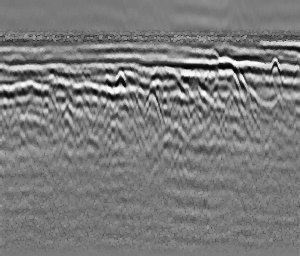
#> input picture Final_Pipeline/img/pipe_yz_MALA_000013.jpg, 300 x 256 px, found by its file name
$ jupyter execute --allow-errors raw_dataprocessing_v2.ipynb   (shell and % lines are left out)
#> lines starting #> are read from the running program, lines starting #| are printed output that depends on the picture
[cell 1]
from google.colab import drive
drive.mount('/content/drive')

[cell 2]
%cd /content/drive/MyDrive/TDA/Data_processing/GPR/train_data/raw_data

경로 탐색 코드

[cell 3]
import os

# 현재 디렉토리 경로를 가져옴
current_directory = os.getcwd()

# 현재 디렉토리에 있는 파일 목록을 가져옴
files_in_directory = os.listdir(current_directory)

# .jpg 확장자로 끝나는 파일만 필터링
jpg_files = [file for file in files_in_directory if file.lower().endswith('.jpg')]

print("현재 디렉토리 경로:", current_directory)
print("JPG 파일 목록:")
for file in jpg_files:
    my_image = Image.open(file)

# Json에서 이미지 읽기

[cell 4]
import json
import os
import cv2
import matplotlib.pyplot as plt

def draw_bbox_from_json(img_path, json_dir):
    # 1. 이미지 읽기
    img = cv2.imread(img_path)
#> img is the input picture: shape (256, 300, 3); min 0, max 255, mean 123.3
    filename = os.path.basename(img_path)
    json_path = os.path.join(json_dir, filename.replace('.jpg', '.json'))

    print(json_path)
    print(os.path.exists(json_path))
    if not os.path.exists(json_path):
        print("JSON 파일을 찾을 수 없습니다.")
        return img

    # 2. JSON 데이터 로드
    with open(json_path, 'r', encoding='utf-8') as f:
        data = json.load(f)

    # 3. Bbox 정보 추출
    anno = data['annotation']
    x = int(anno['bbox_x'])
    y = int(anno['bbox_y'])
    w = int(anno['bbox_w'])
    h = int(anno['bbox_h'])
    print(img.shape)
    # 원본 이미지 크기 (JSON 기준) 대비 현재 이미지 비율 계산 (크기 무시 방지)
    orig_w = int(anno['bbox_xM'])
    orig_h = int(anno['bbox_yM'])
    curr_h, curr_w = img.shape[:2]

    # 크기가 다르다면 좌표 스케일링
    scale_x = curr_w / orig_w
    scale_y = curr_h / orig_h

    nx, ny = int(x * scale_x), int(y * scale_y)
    nw, nh = int(w * scale_x), int(h * scale_y)
    print(nx, ny, nw, nh)
    # 4. 이미지에 그리기 (초록색 상자)
    cv2.rectangle(img, (nx, ny), (nx + nw, ny + nh), (0, 255, 0), 2)
    cv2.putText(img, data['targetType'], (nx, ny - 10),
                cv2.FONT_HERSHEY_SIMPLEX, 0.5, (0, 255, 0), 2)

    return img

# 사용 예시
processed_img_with_box = draw_bbox_from_json('/content/drive/MyDrive/TDA/dataset/images/train/pipe_yz_MALA_000013.jpg', '/content/drive/MyDrive/TDA/dataset/labels/train_json')
plt.imshow(cv2.cvtColor(processed_img_with_box, cv2.COLOR_BGR2RGB))

# 신호 감쇠처리

1. 시간 이득 보정

이미지의 아래쪽으로 갈수록(Y값이 커질수록) 픽셀 값에 가중치를 곱해 어두워진 부분을 강제로 밝게 만듭니다.

2. 열 단위(Trace-by-trace) FFT 및 보정

- 이미지의 각 열을 하나의 신호로 취급하여 주파수 영역으로 보냅니다.
- 이때 논문의 핵심 원칙인 "위상은 유지하고 진폭만 수정한다"는 점

3. 스펙트럼 균형 (Spectral Balancing)

감쇠로 인해 뭉툭해진 신호의 주파수 대역을 다시 넓혀주어(Whitening), 이미지의 해상도를 높입니다.

[cell 5]
import cv2
import numpy as np
from google.colab.patches import cv2_imshow # Import cv2_imshow for Colab

def process_gpr_image(image_path, beta=0.005, boost_factor=2.0):
    # 1. 이미지 로드 (흑백 모드)
    img = cv2.imread(image_path, cv2.IMREAD_GRAYSCALE).astype(np.float32)
    rows, cols = img.shape

    # 결과 저장용 빈 행렬
    enhanced_img = np.zeros_like(img)

    # 2. 열 단위로 처리 (Trace-by-trace)
    for c in range(cols):
        trace = img[:, c]

        # --- (A) SEC Gain 적용 ---
        t = np.arange(rows)
        gain = (t + 1) * np.exp(beta * t)
        trace_gained = trace * gain

        # --- (B) FFT 및 Spectral Balancing ---
        # 1D FFT 수행
        fft_val = np.fft.fft(trace_gained)
        amplitude = np.abs(fft_val)
        phase = np.angle(fft_val) # 위상 보존 [cite: 524]

        # 진폭 보정: 고주파 성분(중간 주파수 대역)을 강화
        # 여기서는 단순화를 위해 전체 진폭을 일정 비율로 조정
        # 실제로는 논문의 Spectral Balancing 알고리즘 적용 가능
        avg_amp = np.mean(amplitude)
        amplitude[amplitude < avg_amp] *= boost_factor

        # --- (C) 역 FFT로 복원 ---
        new_fft = amplitude * np.exp(1j * phase)
        restored_trace = np.real(np.fft.ifft(new_fft))

        enhanced_img[:, c] = restored_trace

    # 3. 결과 정규화 (0~255 범위로 재조정)
    enhanced_img = cv2.normalize(enhanced_img, None, 0, 255, cv2.NORM_MINMAX).astype(np.uint8)
    return enhanced_img

# 실행 예시
image_path = './test_source_yz/pipe_yz_MALA_000049.jpg'
img = cv2.imread(image_path, cv2.IMREAD_GRAYSCALE).astype(np.float32)
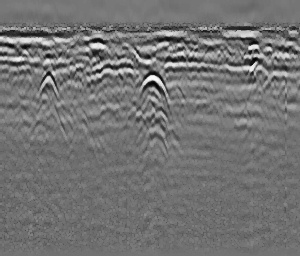
#> input picture Final_Pipeline/img/pipe_yz_MALA_000049.jpg, 300 x 256 px, found by its file name
#> img: shape (256, 300) float32
cv2_imshow(img)
result = process_gpr_image('./test_source_yz/pipe_yz_MALA_000049.jpg')
#> the loop in process_gpr_image, `for c in range(cols):` made 300 passes
#> avg_amp on passes 1 to 3: 227499, 228670.4, 222772.9
#> after the loop in process_gpr_image, `for c in range(cols):`:
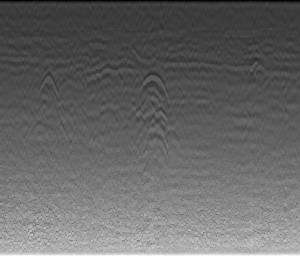
#> enhanced_img: shape (256, 300) float32; min -46351.8, max 157147.3, mean 35370.9; drawn with min black and max white
#> the loop in process_gpr_image (call 2), `for c in range(cols):` made 300 passes
cv2_imshow(result)

[cell 6]
import numpy as np
import cv2

def refined_gpr_process(image_path, beta=0.005, offset=10):
    # 1. 이미지 로드 및 크기 확인
#> called with image_path = './test_source_yz/pipe_yz_MALA_000049.jpg', beta = 0.005, offset = 10
    img = cv2.imread(image_path, cv2.IMREAD_GRAYSCALE).astype(np.float32)
    rows, cols = img.shape

    processed_img = np.zeros_like(img)

    # 2. 열 단위(Trace) 처리
    for c in range(cols):
        trace = img[:, c]

        # --- (A) SEC Gain 수정: 상단부 어두워짐 방지 ---
        t = np.arange(rows)
        # t 대신 (t + offset)을 사용하여 맨 윗부분이 0이 되지 않게 함
        gain = (t + offset) * np.exp(beta * t)
        trace_gained = trace * gain

        # --- (B) rfft 사용: 데칼코마니 현상 방지 ---
        # 실수 전용 FFT로 변환 (반사 방지의 핵심)
        f_coeff = np.fft.rfft(trace_gained)
        amplitude = np.abs(f_coeff)
        phase = np.angle(f_coeff) # 위상은 변하지 않아야 함 [cite: 19, 525]

        # --- (C) Spectral Balancing (단순화된 버전) ---
        # 주파수별로 선택적 이득 적용 [cite: 514]
        mean_amp = np.mean(amplitude)
        amplitude[amplitude < mean_amp] *= 1.5

        # --- (D) irfft로 복원 ---
        new_f_coeff = amplitude * np.exp(1j * phase)
        # irfft는 원본 행수(rows)를 명시해주는 것이 안전함
        restored_trace = np.fft.irfft(new_f_coeff, n=rows)

        processed_img[:, c] = restored_trace
#> this loop made 300 passes
#> mean_amp on passes 1 to 3: 269761.9, 271105.7, 264856.9

    # 3. 결과 정규화 및 출력
    final_img = cv2.normalize(processed_img, None, 0, 255, cv2.NORM_MINMAX).astype(np.uint8)
    return final_img

image_path = './test_source_yz/pipe_yz_MALA_000049.jpg'
img = cv2.imread(image_path, cv2.IMREAD_GRAYSCALE).astype(np.float32)
cv2_imshow(img)
result = process_gpr_image('./test_source_yz/pipe_yz_MALA_000049.jpg')
cv2_imshow(result)
result = refined_gpr_process('./test_source_yz/pipe_yz_MALA_000049.jpg')
cv2_imshow(result)

[cell 7]
import numpy as np
import cv2

def final_gpr_restoration(image_path, beta=0.003, offset=15):
#> called with beta = 0.003, offset = 15
    img = cv2.imread(image_path, cv2.IMREAD_GRAYSCALE).astype(np.float32)
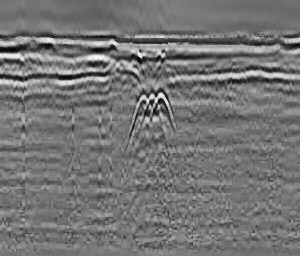
#> input picture Final_Pipeline/img/pipe_yz_MALA_000038.jpg, 300 x 256 px, found by its file name
    rows, cols = img.shape
    processed_img = np.zeros_like(img)

    for c in range(cols):
        trace = img[:, c]

        # 1. DEWOW: 신호의 중심을 0으로 맞춤
        trace = trace - np.mean(trace)

        # 2. SEC Gain 적용 [cite: 324]
        t = np.arange(rows)
        gain = (t + offset) * np.exp(beta * t)
        trace_gained = trace * gain

        # 3. Tapering: 하단 끝부분을 부드럽게 (잔상 방지 핵심)
        taper_len = int(rows * 0.1)
        taper = np.ones(rows)
        taper[-taper_len:] = np.cos(np.linspace(0, np.pi/2, taper_len))
        trace_gained *= taper

        # 4. Zero-Padding 후 rfft (해상도 및 안정성 향상)
        n_fft = rows * 2
        f_coeff = np.fft.rfft(trace_gained, n=n_fft)
        amplitude = np.abs(f_coeff)
        phase = np.angle(f_coeff)

        # 5. Spectral Balancing: 특정 대역 선택적 강화 [cite: 514]
        # 저주파 노이즈는 억제하고 고주파(신호)는 유지
        freqs = np.fft.rfftfreq(n_fft)
        balancing_filter = np.where(freqs > 0.05, 1.2, 0.5)
        amplitude *= balancing_filter

        # 6. 복원 및 자르기
        restored = np.fft.irfft(amplitude * np.exp(1j * phase), n=n_fft)
        processed_img[:, c] = restored[:rows] # 원래 크기로 복구
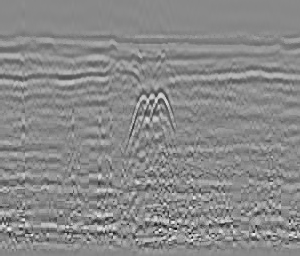
#> processed_img: shape (256, 300) float32; min -38262.3, max 32582.6, mean 7.8; drawn with min black and max white
    return cv2.normalize(processed_img, None, 0, 255, cv2.NORM_MINMAX).astype(np.uint8)

result = final_gpr_restoration('/content/drive/MyDrive/TDA/dataset/images/train_signal/pipe_yz_MALA_000038.jpg')
cv2_imshow(result)
result = final_gpr_restoration('/content/drive/MyDrive/TDA/dataset/images/train_signal/pipe_yz_MALA_000049.jpg')
#> call 2 of final_gpr_restoration, with beta = 0.003, offset = 15
#> after the loop in final_gpr_restoration (call 2), `for c in range(cols):`:
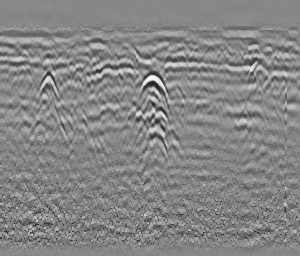
#> processed_img: shape (256, 300) float32; min -22216.1, max 19616.9, mean -223.1; drawn with min black and max white
cv2_imshow(result)
result = final_gpr_restoration('/content/drive/MyDrive/TDA/dataset/images/train/pipe_yz_MALA_000038.jpg')
cv2_imshow(result)
result = final_gpr_restoration('/content/drive/MyDrive/TDA/dataset/images/train/pipe_yz_MALA_000049.jpg')
cv2_imshow(result)

# overlay gpr image with bbox

[cell 8]
import numpy as np
import cv2
import json
import os

def process_gpr_with_bbox(img_path, json_path, beta=0.003, offset=15):
    # 1. 이미지 로드 및 기초 처리
#> called with beta = 0.003, offset = 15
    img = cv2.imread(img_path, cv2.IMREAD_GRAYSCALE).astype(np.float32)
    rows, cols = img.shape
    processed_data = np.zeros_like(img)

    # 2. 열 단위(Trace) 감쇠 복원 수행
    for c in range(cols):
        trace = img[:, c]
        trace = trace - np.mean(trace) # DEWOW

        # SEC Gain [cite: 324]
        t = np.arange(rows)
        gain = (t + offset) * np.exp(beta * t)
        trace_gained = trace * gain

        # Tapering (잔상 방지)
        taper_len = int(rows * 0.1)
        taper = np.ones(rows)
        taper[-taper_len:] = np.cos(np.linspace(0, np.pi/2, taper_len))
        trace_gained *= taper

        # rfft & Spectral Balancing [cite: 325]
        n_fft = rows * 2 # Zero-padding
        f_coeff = np.fft.rfft(trace_gained, n=n_fft)
        amplitude = np.abs(f_coeff)
        phase = np.angle(f_coeff) # 위상 보존 [cite: 195]

        # 고주파 강화 필터
        freqs = np.fft.rfftfreq(n_fft)
        amplitude *= np.where(freqs > 0.05, 1.3, 0.7)

        # 복원
        restored = np.fft.irfft(amplitude * np.exp(1j * phase), n=n_fft)
        processed_data[:, c] = restored[:rows]

    # 3. 밝기 범위 재조정 (0 ~ 255)
    final_img = cv2.normalize(processed_data, None, 0, 255, cv2.NORM_MINMAX).astype(np.uint8)

    # 시각화를 위해 컬러 이미지로 변환
    display_img = cv2.cvtColor(final_img, cv2.COLOR_GRAY2BGR)

    # 4. JSON에서 Bbox 정보 가져와서 그리기
    if os.path.exists(json_path):
        with open(json_path, 'r', encoding='utf-8') as f:
            label_data = json.load(f)

        anno = label_data['annotation']
        x, y = int(anno['bbox_x']), int(anno['bbox_y'])
        w, h = int(anno['bbox_w']), int(anno['bbox_h'])

        # Bbox 그리기 (초록색 상자)
        cv2.rectangle(display_img, (x, y), (x + w, y + h), (0, 255, 0), 2)
        cv2.putText(display_img, label_data['targetType'], (x, y - 10),
                    cv2.FONT_HERSHEY_SIMPLEX, 0.5, (0, 255, 0), 2)

    return display_img

# 사용 예시
result = process_gpr_with_bbox('/content/drive/MyDrive/TDA/dataset/images/train/pipe_yz_MALA_000049.jpg', '/content/drive/MyDrive/TDA/dataset/labels/train_json/pipe_yz_MALA_000049.json')
cv2_imshow(result)

[cell 9]
import json
import os
import matplotlib.pyplot as plt
import numpy as np

def plot_json_bbox_distribution_relative(json_dir):
    widths_ratio = []
    heights_ratio = []
    areas_ratio = []
    gradients = [] # 기울기(h/w)는 비율로 계산해도 동일함

    max_area_ratio = 0
    min_area_ratio = 1.0
    min_file = ""
    max_file = ""

    file_list = [f for f in os.listdir(json_dir) if f.endswith('.json')]

    if not file_list:
        print("JSON 파일을 찾을 수 없습니다.")
        return

    for filename in file_list:
        json_path = os.path.join(json_dir, filename)

        try:
            with open(json_path, 'r', encoding='utf-8') as f:
                label_data = json.load(f)

            anno = label_data['annotation']
            # 원본 이미지 크기 추출
            orig_W = int(anno['bbox_xM'])
            orig_H = int(anno['bbox_yM'])

            # 현재 Bbox 크기
            w = int(anno['bbox_w'])
            h = int(anno['bbox_h'])

            # [핵심] 이미지 크기 대비 비율 계산 (0.0 ~ 1.0)
            w_ratio = w / orig_W
            h_ratio = h / orig_H
            area_ratio = w_ratio * h_ratio

            widths_ratio.append(w_ratio)
            heights_ratio.append(h_ratio)
            areas_ratio.append(area_ratio)
            gradients.append(h / w) # 종횡비는 절대값/비율값 결과가 같음

            # 통계 업데이트
            if max_area_ratio < area_ratio:
                max_area_ratio = area_ratio
                max_file = filename
            if min_area_ratio > area_ratio:
                min_area_ratio = area_ratio
                min_file = filename

        except Exception as e:
            print(f"파일 읽기 오류 ({filename}): {e}")

    # 시각화
    plt.figure(figsize=(12, 5))

    # 왼쪽: 종횡비 분포
    plt.subplot(1, 2, 1)
    plt.hist(gradients, bins=30, color='skyblue', edgecolor='black', alpha=0.7)
    plt.title('BBox Aspect Ratio (h/w)')

    # 오른쪽: 너비 비율 vs 높이 비율 산점도
    plt.subplot(1, 2, 2)
    plt.scatter(widths_ratio, heights_ratio, alpha=0.5, c='coral', s=10)
    plt.title('Relative Width vs Height (Ratio)')
    plt.xlabel('Width Ratio (w / xM)')
    plt.ylabel('Height Ratio (h / yM)')

    plt.tight_layout()
    plt.show()

    if areas_ratio:
        print(f"총 분석 파일 수: {len(areas_ratio)}")
        print(f"평균 면적 비율: {np.mean(areas_ratio):.6f}")
        print(f"최대 면적 비율: {max_area_ratio:.6f} ({max_file})")
        print(f"최소 면적 비율: {min_area_ratio:.6f} ({min_file})")
        # 면적 비율을 %로 환산해서 보고 싶다면 결과에 * 100
        print(f"이미지 대비 평균 점유율: {np.mean(areas_ratio)*100:.2f}%")

        print( widths_ratio[-1])

# 사용 예시
#> (the rest of this cell did not finish here and is left out)

## 신호 감쇠

| 순서|추가여부 | 방법론| 핵심 코드| 출처| 목적|
|:---:|:---:|:---:|:---:|:---:|:---:|
|1|Y|배경 제거 (Background Removal)|img - np.mean(img, axis=1)|Paper 2: (Subtracting average)|Gain 적용 전 수평 노이즈(Ringing)를 제거하여 잡음 증폭 방지|
|2|N|DEWOW|trace - np.mean(trace)|기존 코드: 일반 GPR 처리 (Standard practice)|신호의 저주파 편향(DC Offset)을 제거하여 베이스라인 0점 조정|
|3|N|SEC Gain|(t + offset) * exp(beta * t)Paper 3: (Attenuation Correction)|깊이에 따른 기하학적 확산 및 매질 흡수 에너지 손실 물리적 보정|
|4|N|테이퍼링 (Tapering)|trace * cos_window|기존 코드: 창 함수 (Windowing)|데이터 하단 끝부분을 부드럽게 감쇄시켜 FFT 시 잔상(Artifact) 억제|
|5|N|스펙트럼 밸런싱 (Spectral Balancing)|amplitude * balancing_filter|Paper 3: (Amplitude balancing)|특정 주파수 대역(파이프 반사파)을 선택적으로 강화하여 해상도 증대|
|6|Y|공간 필터링 (Spatial Filtering)|cv2.medianBlur(img, 3)|Paper 1:  (Suppression of random noise)|복원 후 남은 점 노이즈를 제거하되 파이프의 쌍곡선 엣지는 보존|
|7|Y|적응형 대비 조정 (CLAHE)|clahe.apply(norm_img)|Paper 1:  (Contrast adjustment)|지역적 대비를 최적화하여 묻혀있던 파이프의 기하학적 위상 강조|

[cell 10]
import cv2
import numpy as np

def gpr_final_preprocessing(image_path, beta=0.003, offset=15):
    """
    GPR 이미지에서 파이프의 위상수학적 특징(쌍곡선)을 추출하기 위한 최종 전처리 함수
    """
    # 1. 이미지 로드 (Gray Scale)
    img = cv2.imread(image_path, cv2.IMREAD_GRAYSCALE).astype(np.float32)
    rows, cols = img.shape

    # 2. 배경 제거 (Background Removal / Subtracting Average)
    # [출처: Paper 2 - Step 5] 수평 노이즈 선제거로 SEC Gain 시 잡음 증폭 방지
    avg_trace = np.mean(img, axis=1, keepdims=True)
    img_bg_removed = img - avg_trace

    processed_img = np.zeros_like(img)

    # 트레이스별 처리 루프
    for c in range(cols):
        trace = img_bg_removed[:, c]

        # 3. DEWOW: 신호의 중심축을 0으로 맞춤
        trace = trace - np.mean(trace)

        # 4. SEC Gain 적용 [출처: Paper 3 - Eq. 5]
        # 거리(t)에 따른 기하학적 확산 및 매질 감쇠 보상
        t = np.arange(rows)
        gain = (t + offset) * np.exp(beta * t)
        trace_gained = trace * gain

        # 5. Tapering: FFT 연산 시 하단 경계면 잔상(Artifact) 방지
        taper_len = int(rows * 0.1)
        taper = np.ones(rows)
        taper[-taper_len:] = np.cos(np.linspace(0, np.pi/2, taper_len))
        trace_gained *= taper

        # 6. Spectral Balancing (FFT 기반 주파수 강화) [출처: Paper 3 - Eq. 7]
        n_fft = rows * 2
        f_coeff = np.fft.rfft(trace_gained, n=n_fft)
        freqs = np.fft.rfftfreq(n_fft)

        # 저주파 노이즈 억제 및 타겟 주파수 대역 유지 (0.05 문턱값 적용)
        balancing_filter = np.where(freqs > 0.05, 1.2, 0.5)
        restored = np.fft.irfft(f_coeff * balancing_filter, n=n_fft)
        processed_img[:, c] = restored[:rows]

    # 7. 공간 필터링 (Spatial Filtering) [출처: Paper 1 - Section 109]
    # Median Blur는 엣지(쌍곡선 외곽선)를 보존하면서 무작위 점 노이즈를 제거함
    denoised_img = cv2.medianBlur(processed_img.astype(np.float32), 3)

    # 8. CLAHE (적응형 히스토그램 평활화) [출처: Paper 1 - Section 144]
    # Bbox(21x32) 크기에 맞춰 타일 크기를 (8, 8)로 설정하여 국부 대비 극대화
    norm_img = cv2.normalize(denoised_img, None, 0, 255, cv2.NORM_MINMAX).astype(np.uint8)

    # clipLimit=2.0 (대비 한계), tileGridSize=(8, 8) (타일당 약 37x32 픽셀)
    clahe = cv2.createCLAHE(clipLimit=2.0, tileGridSize=(8, 8))
    final_output = clahe.apply(norm_img)

    return final_output

[cell 11]
import numpy as np
import cv2
import json
import os

def process_gpr_with_bbox(f,img_path, json_path, beta=0.003, offset=15):

    final_img = f(img_path)

    # 시각화를 위해 컬러 이미지로 변환
    display_img = cv2.cvtColor(final_img, cv2.COLOR_GRAY2BGR)

    # 4. JSON에서 Bbox 정보 가져와서 그리기
    if os.path.exists(json_path):
        with open(json_path, 'r', encoding='utf-8') as f:
            label_data = json.load(f)

        anno = label_data['annotation']
        x, y = int(anno['bbox_x']), int(anno['bbox_y'])
        w, h = int(anno['bbox_w']), int(anno['bbox_h'])

        # Bbox 그리기 (초록색 상자)
        cv2.rectangle(display_img, (x, y), (x + w, y + h), (0, 255, 0), 2)
        cv2.putText(display_img, label_data['targetType'], (x, y - 10),
                    cv2.FONT_HERSHEY_SIMPLEX, 0.5, (0, 255, 0), 2)

    return display_img

# 사용 예시
#> (the rest of this cell did not finish here and is left out)

## 신호 감쇠

| 순서|추가여부 | 방법론| 핵심 코드| 출처| 목적|
|:---:|:---:|:---:|:---:|:---:|:---:|
|1|Y|배경 제거 (Background Removal)|img - np.mean(img, axis=1)|Paper 2: (Subtracting average)|Gain 적용 전 수평 노이즈(Ringing)를 제거하여 잡음 증폭 방지|
|2|N|DEWOW|trace - np.mean(trace)|기존 코드: 일반 GPR 처리 (Standard practice)|신호의 저주파 편향(DC Offset)을 제거하여 베이스라인 0점 조정|
|3|N|SEC Gain|(t + offset) * exp(beta * t)|Paper 3: (Attenuation Correction)|깊이에 따른 기하학적 확산 및 매질 흡수 에너지 손실 물리적 보정|
|4|N|테이퍼링 (Tapering)|trace * cos_window|기존 코드: 창 함수 (Windowing)|데이터 하단 끝부분을 부드럽게 감쇄시켜 FFT 시 잔상(Artifact) 억제|
|5|N|스펙트럼 밸런싱 (Spectral Balancing)|amplitude * balancing_filter|Paper 3: (Amplitude balancing)|특정 주파수 대역(파이프 반사파)을 선택적으로 강화하여 해상도 증대|
|6|Y|바이래터 필터링 (Spatial Filtering)|d=9, sigma=75|Paper 1:  (Suppression of random noise)|[향상] 엣지(쌍곡선)는 유지하고 노이즈만 스무딩|
|7|Y|적응형 대비 조정 (CLAHE)|clahe.apply(norm_img)|Paper 1:  (Contrast adjustment)|지역적 대비를 최적화하여 묻혀있던 파이프의 기하학적 위상 강조|
|8|Y|형태학적 열기|MORPH_OPEN (3x3)|Gemini 제|미세 노이즈 파편 제거로 위상 구조 단순화|

[cell 12]
import cv2
import numpy as np

def gpr_v2_5_topology_optimized(image_path, beta=0.003, offset=15):
    # 1. 이미지 로드 및 배경 제거
#> called with beta = 0.003, offset = 15
    img = cv2.imread(image_path, cv2.IMREAD_GRAYSCALE).astype(np.float32)
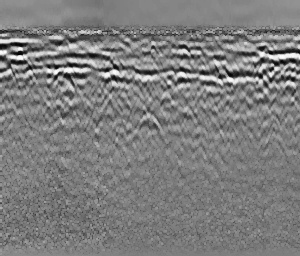
#> input picture Final_Pipeline/img/pipe_yz_MALA_000064.jpg, 300 x 256 px, found by its file name
    # SEC 적용 전 수평 노이즈 제거
    img = img - np.mean(img, axis=1, keepdims=True)

    rows, cols = img.shape
    processed_img = np.zeros_like(img)

    # 트레이스별 처리 (물리적 보정 단계)
    for c in range(cols):
        trace = img[:, c]
        trace = trace - np.mean(trace) # 2. DEWOW

        # 3. SEC Gain & 4. Tapering
        t = np.arange(rows)
        gain = (t + offset) * np.exp(beta * t)
        trace_gained = trace * gain

        taper_len = int(rows * 0.1)
        taper = np.ones(rows)
        taper[-taper_len:] = np.cos(np.linspace(0, np.pi/2, taper_len))
        trace_gained *= taper

        # 5. Spectral Balancing (FFT)
        n_fft = rows * 2
        f_coeff = np.fft.rfft(trace_gained, n=n_fft)
        freqs = np.fft.rfftfreq(n_fft)
        balancing_filter = np.where(freqs > 0.05, 1.2, 0.5)

        restored = np.fft.irfft(f_coeff * balancing_filter, n=n_fft)
        processed_img[:, c] = restored[:rows]
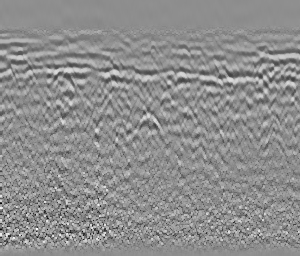
#> processed_img: shape (256, 300) float32; min -31415.1, max 24874.3, mean 0; drawn with min black and max white

    # [업그레이드] 6. Bilateral Filter: 엣지 보존 노이즈 제거
    # 미디언 필터보다 쌍곡선의 곡률을 훨씬 더 잘 유지합니다.
    denoised = cv2.bilateralFilter(processed_img.astype(np.float32), 9, 75, 75)

    # [최적화] 7. CLAHE: 타겟 크기(1/9)에 맞춘 격자 설정
    norm_img = cv2.normalize(denoised, None, 0, 255, cv2.NORM_MINMAX).astype(np.uint8)
    clahe = cv2.createCLAHE(clipLimit=2.0, tileGridSize=(8, 8))
    clahe_img = clahe.apply(norm_img)
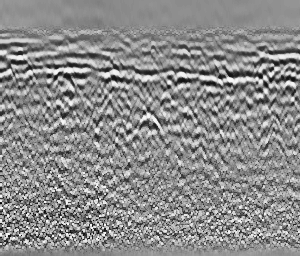
#> clahe_img: shape (256, 300); min 1, max 255, mean 139.1

    # [신규] 8. Morphological Opening: 위상 파편 제거
    # 위상수학 알고리즘이 작은 점들을 객체로 오인하지 않도록 기하학적 구조를 단순화합니다.
    kernel = np.ones((2, 2), np.uint8)
    final_v2_5 = cv2.morphologyEx(clahe_img, cv2.MORPH_OPEN, kernel)
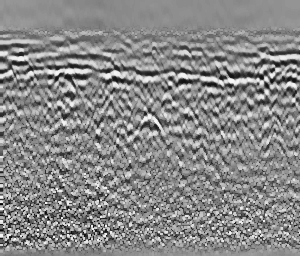
#> final_v2_5: shape (256, 300); min 1, max 252, mean 135.8

    return final_v2_5 #clahe_img #

[cell 13]
# 사용 예시
result = process_gpr_with_bbox(gpr_v2_5_topology_optimized,'/content/drive/MyDrive/TDA/dataset/images/train/pipe_yz_MALA_000064.jpg', '/content/drive/MyDrive/TDA/dataset/labels/train_json//pipe_yz_MALA_000064.json')
cv2_imshow(result)

[cell 14]
# 사용 예시
result = process_gpr_with_bbox(gpr_v2_5_topology_optimized,'/content/drive/MyDrive/TDA/dataset/images/train/pipe_yz_MALA_000013.jpg', '/content/drive/MyDrive/TDA/dataset/labels/train_json//pipe_yz_MALA_000013.json')
#> call 2 of gpr_v2_5_topology_optimized, with beta = 0.003, offset = 15
#> after the loop in gpr_v2_5_topology_optimized (call 2), `for c in range(cols):`:
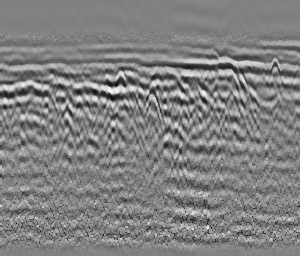
#> processed_img: shape (256, 300) float32; min -23640.8, max 22922.8, mean 0; drawn with min black and max white
#> (the rest of the program and of its run is left out)
